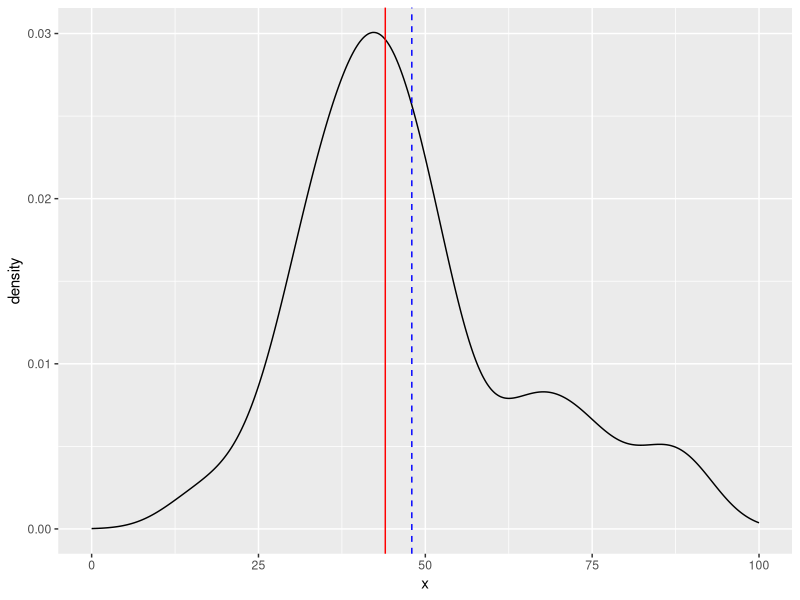

Write the R code that produced this figure.
## ---- chunk 1
#| include: false
set.seed(12)
x <- 
  sort(round(rnorm(n = 40, mean = 48, sd = 16), digits = 0))
x[32:40] <- x[32:40] + rpois(n = 9, lambda = 10)
## ---- chunk 2
library(ggplot2)

# クラス中の40人のテストの点数
x
mean(x) # クラスの平均点
median(x) # クラスの点数の中央値

p <- 
  tibble::tibble(x = x) |> 
  ggplot(aes(x)) +
  geom_density() +
  xlim(0, 100)

p +
  geom_vline(xintercept = median(x), color = "red") +
  geom_vline(xintercept = mean(x), color = "blue", linetype = "dashed")
## ---- chunk 3
x[1:20]

x[21:40]
## ---- chunk 4
# code-fold: true
df_zoo <- 
  readr::read_csv("data-raw/tokushima_zoo_animals22.csv", 
                col_types = "ccdd_")

summary(df_zoo)
# 中央値
quantile(df_zoo$body_length_cm, na.rm = TRUE)[3]
